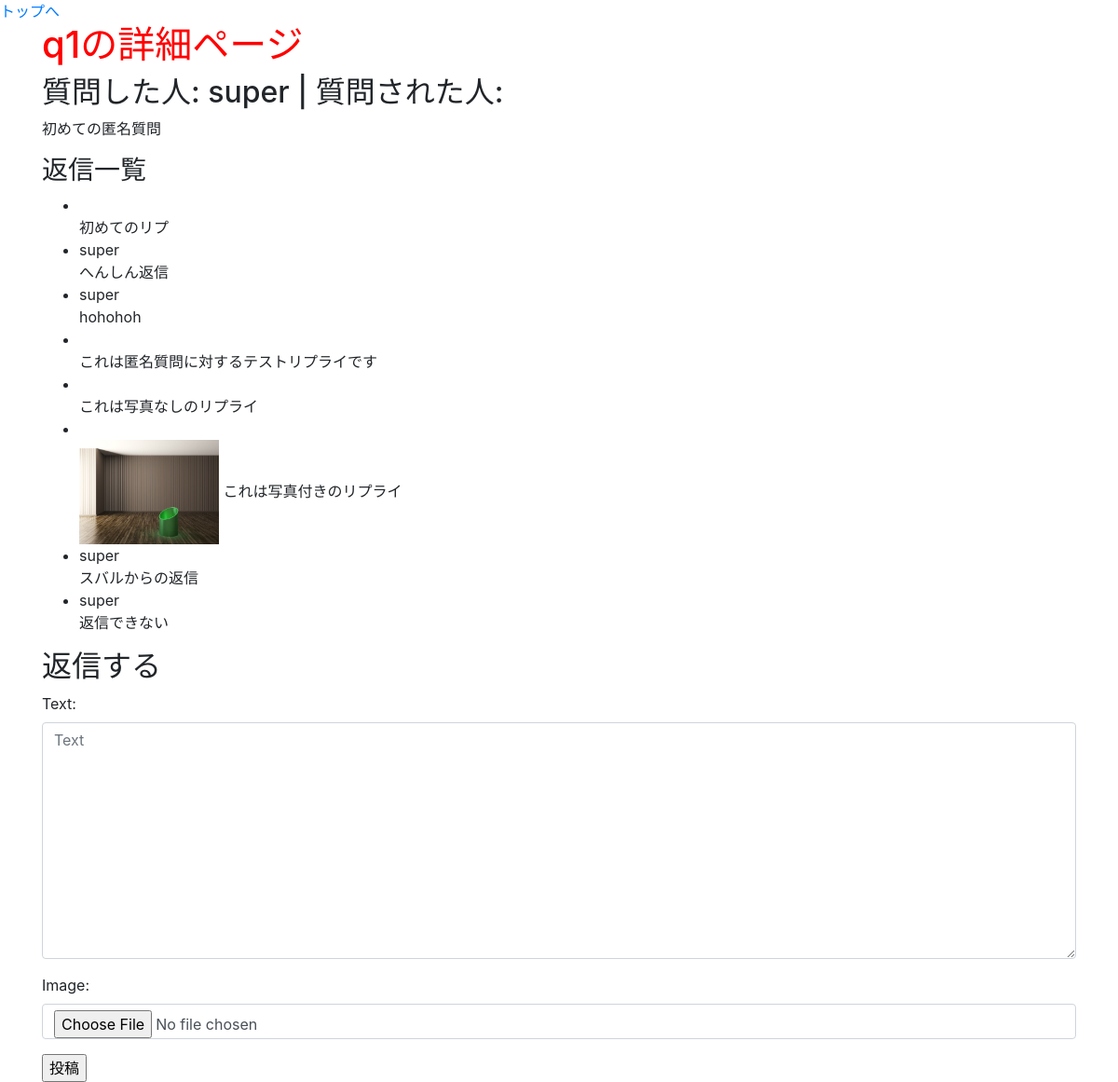
Page /question/1/ (signed in) on the earlier database version.
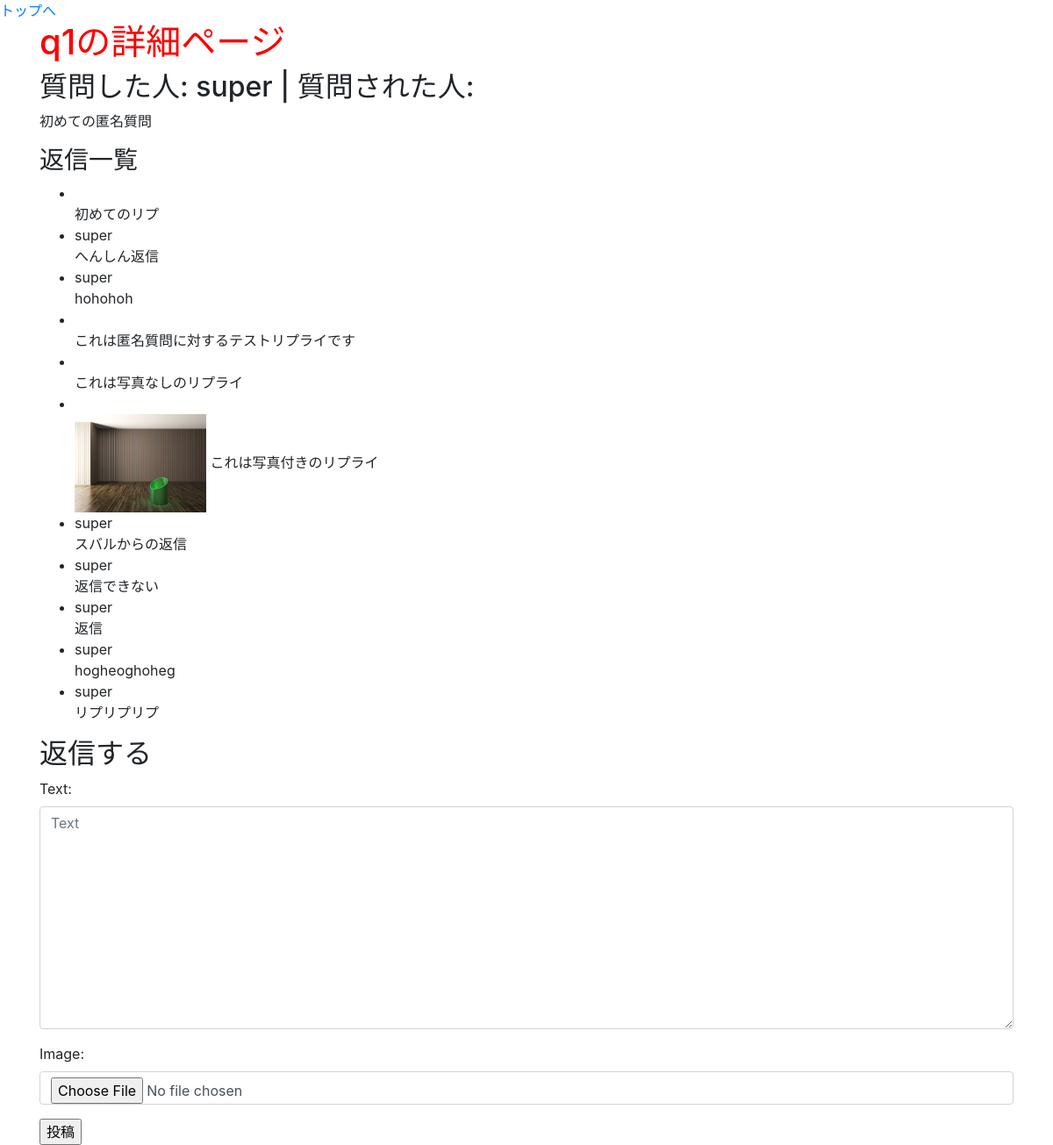
Same page on the later database version.
### groomings/models.py (models this page shows, shortened)
class Date(models.Model):
    created_at = models.DateTimeField(default=now)
    class Meta:
        abstract = True

class Question(Date):
    title = models.CharField(max_length=30, null=True, blank=True)
    text = models.TextField(null=False, blank=False)
    image1 = models.FileField(upload_to='question_image/', null=True, blank=True)
    image2 = models.FileField(upload_to='question_image/', null=True, blank=True)
    image3 = models.FileField(upload_to='question_image/', null=True, blank=True)
    give_point = models.IntegerField(blank=False, null=False, default=5, validators=[MinValueValidator(5)])
    giver = models.ForeignKey(
        'User', on_delete=CASCADE, related_name="user_give_question"
    )
    recipient = models.ForeignKey(
        'User', on_delete=SET_NULL, null=True, related_name="user_receive_question"
    )
    to_giver_point = models.OneToOneField(
        Togiver,
        on_delete=models.SET_NULL, null=True, related_name="gp_question"
    )
    to_recipient_point = models.OneToOneField(
        Torecipient,
        on_delete=models.SET_NULL, null=True, related_name="rp_question"
    )
    is_active = models.BooleanField(default=True)
    class Meta:
        db_table = 'question'

class User(AbstractBaseUser, PermissionsMixin):
    username = models.CharField(max_length=150)
    email = models.EmailField(max_length=255, unique=True)
    image = models.FileField(upload_to='user_image/', null=True, blank=True)
    point = models.IntegerField(default=50, validators=[MinValueValidator(0)])
    follow = models.ManyToManyField(
        'self', blank=True, symmetrical=False, related_name="follower"
    )
    is_active = models.BooleanField(default=True)
    is_staff = models.BooleanField(default=False) # 管理画面にログインできるかどうか
    USERNAME_FIELD = 'email' # このテーブルのレコードを一意に識別
    REQUIRED_FIELDS = ['username'] # スーパーユーザー作成時に入力する(emailとパスワードは必須だからそれ以外で)
    objects = UserManager()
    class Meta:
        db_table = 'user'

class Reply(Date):
    text = models.TextField(null=False, blank=False)
    image = models.FileField(upload_to='reply_image/', null=True)
    question = models.ForeignKey(
        'Question', on_delete=CASCADE, related_name="question_reply"
    )
    giver = models.ForeignKey(
        'User', on_delete=SET_NULL, null=True, related_name="user_give_reply"
    )
    recipient = models.ForeignKey(
        'User', on_delete=SET_NULL, null=True, related_name="user_receive_reply"
    )
    class Meta:
        db_table = 'reply'

### groomings/views.py (the view, shortened to what this page needs)
# urls.py: path(r'question/<int:question_id>/', views.question_detail, name='question_detail'), # 自分がしたかされた匿名質問の詳細ページ(<int:question_id>必要)
@login_required
def question_detail(request, question_id):
    question = Question.objects.get(pk=question_id)
    question_users = [question.giver, question.recipient]
    if not request.user in question_users: # 匿名質問した人か答える人以外はtopへリダイレクト
        return redirect('groomings:top')
    rep_form = forms.ReplyForm(request.POST or None, request.FILES or None)
    unvisited_que_rep_notifys = Notify.objects.filter(kind__in=["question", "reply"], notify_id=question_id, user=request.user, is_visited=False)
    for notify in unvisited_que_rep_notifys: # 匿名質問とリプライの通知をvisitedにする
        notify.is_visited = True
        notify.save()
    replys = question.question_reply.all()
    return render(request, 'groomings/question_detail.html', context={"question": question, "form": rep_form, "replys": replys})

### groomings/forms.py
class ReplyForm(BaseForm):
    image = forms.FileField(required=False)
    class Meta:
        model = Reply
        fields = ('text', 'image')

### groomings/templates/groomings/question_detail.html (shortened to what this page needs)
{% extends "groomings/base.html" %}
{% block content %}
    <h1>{{ question.title }}の詳細ページ</h1>
    <h2>質問した人: {{ question.giver.username }} | 質問された人: {{ question.recipient.username }}</h2>
    <p>{{ question.text }}</p>
    <h3>返信一覧</h3>
    <ul>
        {% for reply in replys %}
        <li>
            {{reply.giver.username }}<br>
            {% if reply.image %}
            <img src="{{ reply.image.url }}" width="150">
            {% endif %}
            {{ reply.text }}
        </li>
        {% endfor %}
    </ul>
    <h2>返信する</h2>
    <form method="POST" enctype="multipart/form-data">
        {{ form.as_p }}
        <input type="submit" value="投稿">
    </form>
{% endblock %}

### groomings/templates/groomings/base.html (shortened to what this page needs)
{% load static %}<!DOCTYPE html>
<html lang="ja">
    <head>
        <link rel="stylesheet" type="text/css" href="{% static 'base.css' %}">
        <link rel="stylesheet" href="https://stackpath.bootstrapcdn.com/bootstrap/4.5.0/css/bootstrap.min.css">
    </head>
    <body>
        <a href="{% url 'groomings:top' %}">トップへ</a>
        <div class="container">
            {% block content %}{% endblock %}
        </div>
    </body>
</html>

### groomings/static/base.css (style rules this page uses)
h1 { color: red; }

Differences in the rows shown:
added Reply: giver.username "super", text "返信"
added Reply: giver.username "super", text "hogheoghoheg"
added Reply: giver.username "super", text "リプリプリプ"
